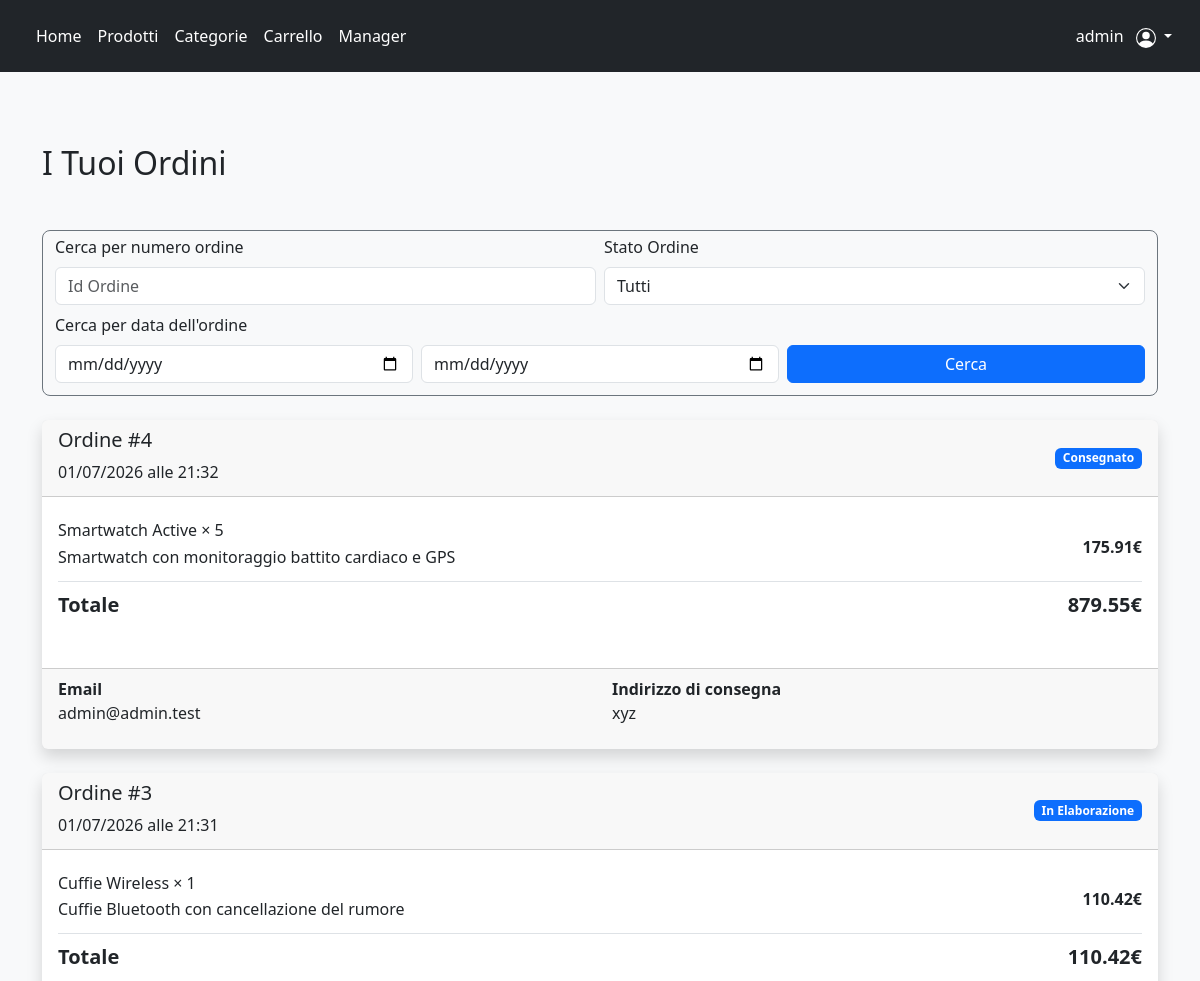
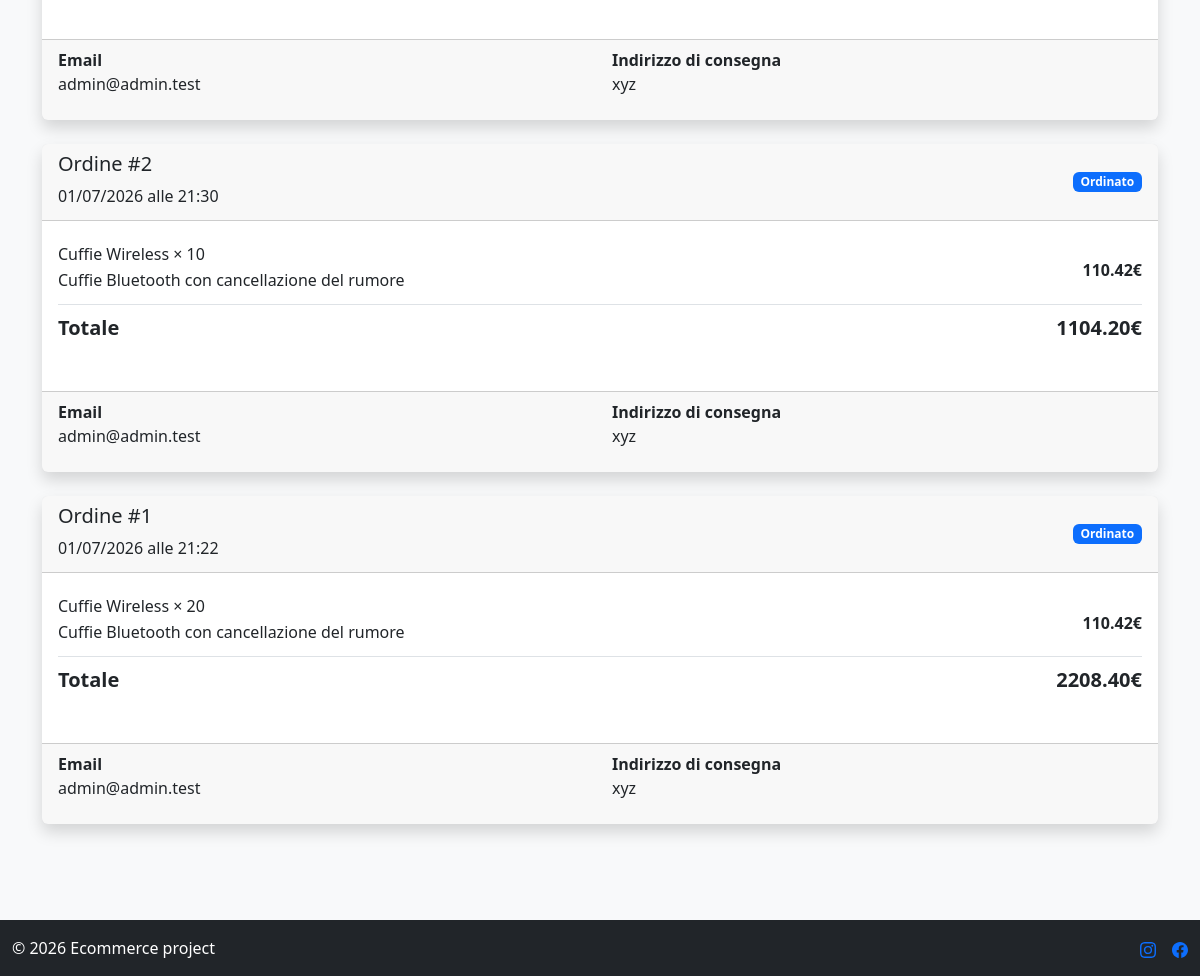
Page /orders/ (signed in) on the committed database (2 pictures, top to bottom).
### users/models.py (models this page shows)
class CustomUser(AbstractUser):
    email = models.EmailField(blank=False, null=False) #ridefinisco il campo email di abstractuser per renderlo obbligatorio
    address = models.CharField(max_length=255, blank=True)
    phone = models.CharField(max_length=20, blank=True)
    def is_manager(self):
            return self.groups.filter(name="Manager").exists()

### orders/models.py (models this page shows, shortened)
class Order(models.Model):
    user = models.ForeignKey('users.CustomUser', on_delete=models.SET_NULL, null=True) #imposto on_delete=models.SET_NULL e null=True in modo da tenere gli ordini di un utente eliminato
    email_used = models.EmailField()                    #non uso l'email dell'utente perché l'utente può scegliere di usare un'altra e-mail per l'ordine
    order_address = models.CharField(max_length=255)    #stessa cosa della e-mail
    created_at = models.DateTimeField(auto_now_add=True)
    class Status(models.TextChoices):   #classe per lo stato del prodotto
        ORDERED = "ORDERED", "Ordinato"
        DELIVERED = "DELIVERED", "Consegnato"
        PROCESSING = "PROCESSING", "In Elaborazione"
    class Meta:
        permissions = [
            ("manage_orders", "Can manage orders"), #permissions personalizzate per gli ordini
        ]
        ordering = ["user__username", "-created_at"] #ordinamento per gli ordini in base alla data di creazione e dell'utente (quest'ultimo ordinamento serve per la pagina managers)
    status = models.CharField(
        max_length=20,
        choices=Status.choices,
        default=Status.ORDERED,
    )
    def get_total_price(self):
        total = 0
        for item in self.orderitem_set.all():
            total += item.total_price()
        return total

class OrderItem(models.Model):
    order = models.ForeignKey(Order, on_delete=models.CASCADE)
    product = models.ForeignKey('products.Product', on_delete=models.SET_NULL, null=True) #imposto on_delete=models.SET_NULL e null=True in modo da tenere gli orderItem di un prodotto eliminato
    quantity = models.PositiveIntegerField(blank=False, null=False)
    actual_price_per_unit = models.DecimalField(max_digits=10, decimal_places=2, validators=[MinValueValidator(0)]) #si usa un attributo per il salvare prezzo in quanto il prezzo dei
    def total_price(self):
            return self.actual_price_per_unit * self.quantity

### products/models.py (models this page shows, shortened)
class Product(models.Model):
    name = models.CharField(max_length=50, blank=False, null=False)
    description = models.CharField(max_length=255, blank = True)
    price = models.DecimalField(max_digits=10, decimal_places=2, validators=[MinValueValidator(0)])
    stock = models.IntegerField(validators=[MinValueValidator(0)])
    discount = models.DecimalField(max_digits=5, decimal_places=2, default=0, validators=[MaxValueValidator(100), MinValueValidator(0)])
    categories = models.ManyToManyField(Tag)
    slug = models.SlugField(blank=True, unique=True)

### orders/views.py (the view, shortened to what this page needs)
# urls.py: path("", CustomerOrderListView.as_view(), name="order_list"),
class CustomerOrderListView(LoginRequiredMixin, OrderFilterMixin, ListView):
    model = Order
    template_name = "orders.html"
    context_object_name = "orders"
    def get_context_data(self, **kwargs):
        context = super().get_context_data(**kwargs)
        context["statuses"] = Order.Status.choices
        return context
    def get_queryset(self):
        orders = Order.objects.all().filter(user=self.request.user)
        return self.apply_filters(orders)

### orders/mixins.py (called while the page is built, shortened)
    def apply_filters(self, orders):
        status = self.request.GET.get("status")
        if status:
            if(status != "Tutti"):
                orders = orders.filter(status=status)
        order_id = self.request.GET.get("id")
        if order_id:
            orders = orders.filter(id=order_id)
        start_date = self.request.GET.get("start_date")
        end_date = self.request.GET.get("end_date")
        return orders

### templates/orders.html (shortened to what this page needs)
{% extends "base.html" %}
{% load crispy_forms_tags %}
{% block content %}
<div class="container py-5">
    <h2 class="mb-5">I Tuoi Ordini</h2>
    <form method="get" class="mb-4 p-1 rounded-3 border border-secondary">
        <div class="row g-2 align-items-end p-2 pt-0">
            <div class="col-md-6">
                <label class="form-label">Cerca per numero ordine</label>
                <input type="text" name="id" class="form-control" placeholder="Id Ordine" value="{{ request.GET.id }}">
            </div>
            <div class="col-md-6">
                <label class="form-label">Stato Ordine</label>
                <select name="status" class="form-select">
                    <option value="Tutti">Tutti</option>
                </select>
            </div>
            <div class="col-md-4">
                <label class="form-label">Cerca per data dell'ordine</label>
                <input type="date" name="start_date" class="form-control" placeholder="Data di inizio" value="{{ request.GET.start_date }}">
            </div>
            <div class="col-md-4">
                <input type="date" name="end_date" class="form-control" placeholder="Data di fine" value="{{ request.GET.end_date }}">
            </div>
            <div class="col-md-4 d-grid">
                <button class="btn btn-primary">
                    Cerca
                </button>
            </div>
        </div>
    </form>
    {% for order in orders %}
    <div class="card shadow border-0 mb-4">
        <div class="card-header d-flex justify-content-between align-items-center">
            <div>
                <h5>Ordine #{{ order.pk }}</h5>
                <p class="mb-1"> {{ order.created_at|date:"d/m/Y" }} alle {{ order.created_at|time:"H:i" }} </p>
            </div>
            <span class="badge bg-primary"> {{ order.get_status_display }} </span>
        </div>
        <div class="card-body">
            <ul class="list-group list-group-flush mb-4">
                {% for item in order.orderitem_set.all %}
                <li class="list-group-item d-flex justify-content-between align-items-center px-0">
                    <div>
                        <h6 class="mb-1"> {{ item.product.name|default:"Prodotto eliminato" }} × {{ item.quantity }} </h6>
                        <p class="mb-1"> {{ item.product.description|default:"Descrizione non disponibile" }} </p>
                    </div>
                    <strong> {{ item.actual_price_per_unit|floatformat:2 }}€ </strong>
                </li>
                {% endfor %}
                <li class="list-group-item d-flex justify-content-between fw-bold fs-5 px-0">
                    <p class="mb-0">Totale</p>
                    <p class="mb-0">{{ order.get_total_price|floatformat:2 }}€</p>
                </li>
            </ul>
        </div>
        <div class="card-footer">
            <div class="row">
                <div class="col-md-6 mb-3">
                    <strong>Email</strong>
                    <p class="mb-0"> {{ order.email_used }}</p>
                </div>
                <div class="col-md-6 mb-3">
                    <strong>Indirizzo di consegna</strong>
                    <p class="mb-0"> {{ order.order_address }}</p>
                </div>
            </div>
        </div>
    </div>
    {% empty %}
    <div class="alert alert-info text-center shadow-sm">
        Nessun ordine trovato
    </div>
    {% endfor %}
</div>
{% endblock content %}

### templates/base.html (shortened to what this page needs)
<!DOCTYPE html>
<html lang="it">
<head>
    <link href="https://cdn.jsdelivr.net/npm/bootstrap@5.3.8/dist/css/bootstrap.min.css" rel="stylesheet">
</head>
<body class="d-flex flex-column min-vh-100">
    <header class="p-3 text-bg-dark">
        <div class="container-fluid">
            <div class="d-flex flex-wrap align-items-center justify-content-center justify-content-lg-start">
                <ul class="nav col-12 col-lg-auto me-lg-auto mb-2 justify-content-center mb-md-0">
                    <li><a href="{% url "home" %}" class="nav-link px-2 text-white">Home</a></li>
                    <li><a href="{% url "product_list" %}" class="nav-link px-2 text-white">Prodotti</a></li>
                    <li><a href="{% url "tag_list" %}" class="nav-link px-2 text-white">Categorie</a></li>
                    <li><a href="{% url "cart_view" %}" class="nav-link px-2 text-white">Carrello</a></li>
                    {% if request.user.is_manager %}
                        <li><a href="{% url "manager" %}" class="nav-link px-2 text-white">Manager</a></li>
                    {% endif %}
                </ul>
                <div class="text-end">
                    {% if request.user.is_authenticated %}
                        <div class="dropdown text-end">
                            <a href="#" style="color: #FFF;" class="d-block text-decoration-none dropdown-toggle" data-bs-toggle="dropdown" aria-expanded="false">
                                {{ request.user.username }}
                            </a>
                        </div>
                    {% endif %}
                </div>
            </div>
        </div>
    </header>
    <main class="flex-grow-1 p-4 bg-body-tertiary">
    {% block content %}
    {% endblock content %}
    </main>
    <div class="container-fluid text-bg-dark">
        <footer class="d-flex flex-wrap justify-content-between align-items-center py-3">
            <div class="col-md-4 d-flex align-items-center">
                <span class="mb-3 mb-md-0 text-body-primary">© 2026 Ecommerce project</span>
            </div>
            <ul class="nav col-md-4 justify-content-end list-unstyled d-flex">
                <li class="ms-3">
                    <a class="text-body-primary" href="#" aria-label="Instagram">
                    </a>
                </li>
                <li class="ms-3">
                    <a class="text-body-primary" href="#" aria-label="Facebook">
                    </a>
                </li>
            </ul>
        </footer>
    </div>
</body>
</html>

### rows in the picture
CustomUser: user.username "admin"
Order: pk "4", created_at "01/07/2026", created_at "21:32", status "Consegnato", get_total_price "879.55", email_used "admin@admin.test", order_address "xyz"
OrderItem: product.name "Smartwatch Active", quantity "5", product.description "Smartwatch con monitoraggio battito cardiaco e GPS", actual_price_per_unit "175.91"
Order: pk "3", created_at "01/07/2026", created_at "21:31", status "In Elaborazione", get_total_price "110.42", email_used "admin@admin.test", order_address "xyz"
OrderItem: product.name "Cuffie Wireless", quantity "1", product.description "Cuffie Bluetooth con cancellazione del rumore", actual_price_per_unit "110.42"
Order: pk "2", created_at "01/07/2026", created_at "21:30", status "Ordinato", get_total_price "1104.20", email_used "admin@admin.test", order_address "xyz"
OrderItem: product.name "Cuffie Wireless", quantity "10", product.description "Cuffie Bluetooth con cancellazione del rumore", actual_price_per_unit "110.42"
Order: pk "1", created_at "01/07/2026", created_at "21:22", status "Ordinato", get_total_price "2208.40", email_used "admin@admin.test", order_address "xyz"
OrderItem: product.name "Cuffie Wireless", quantity "20", product.description "Cuffie Bluetooth con cancellazione del rumore", actual_price_per_unit "110.42"
